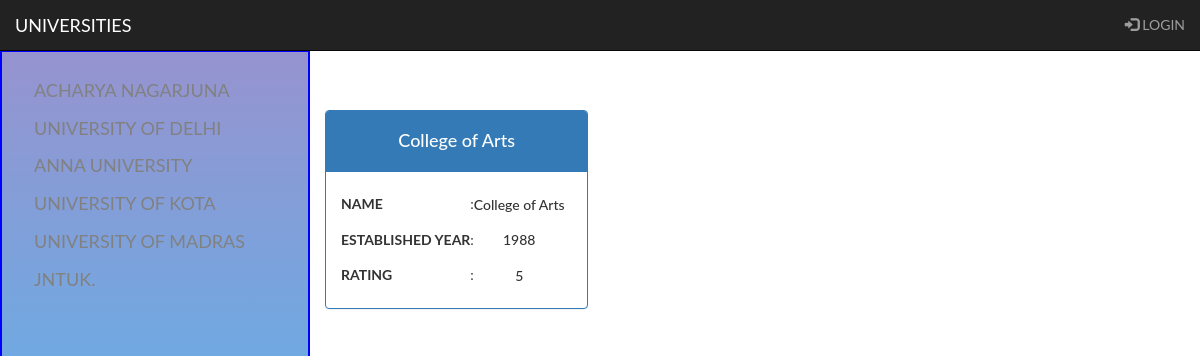
Page /University/3/AllUniversities on the committed database.
### Data_Setup.py (models this page shows, shortened)
class UniversityName(Base):
    __tablename__ = 'universityname'
    id = Column(Integer, primary_key=True)
    name = Column(String(250), nullable=False)
    user_id = Column(Integer, ForeignKey('user.id'))
    user = relationship(User, backref="universityname")

class CollegeName(Base):
    __tablename__ = 'collegename'
    id = Column(Integer, primary_key=True)
    name = Column(String(350), nullable=False)
    establishedyear = Column(String(150))
    rating=Column(String(150))
    universitynameid = Column(Integer, ForeignKey('universityname.id'))
    universityname = relationship(
        UniversityName, backref=backref('collegename', cascade='all, delete'))
    user_id = Column(Integer, ForeignKey('user.id'))
    user = relationship(User, backref="collegename")

### main.py (the view)
@app.route('/University/<int:ishid>/AllUniversities')
def showColleges(ishid):
    ish_zab = session.query(UniversityName).all()
    ishs = session.query(UniversityName).filter_by(id=ishid).one()
    ishes = session.query(CollegeName).filter_by(universitynameid=ishid).all()
    try:
        if login_session['username']:
            return render_template('showColleges.html', ish_zab=ish_zab,
                                   ishs=ishs, ishes=ishes,
                                   uname=login_session['username'])
    except:
        return render_template('showColleges.html',
                               ish_zab=ish_zab, ishs=ishs, ishes=ishes)

### templates/showColleges.html (shortened to what this page needs)
{% include 'nav.html' %}
<div class="main">
{% block content %}
<div class="row" style="margin: 10px;">
{% for ishe in ishes %}
	<div class="col-sm-4 text-center">
		<div class="panel panel-primary">
			<div class="panel-heading">
				<h4>{{ ishe.name }}</h4>
			</div>
			<div class="panel-body text-center">
				<table>
					<tr><th>NAME</th><td>:</td><td><h5>{{ ishe.name}}</h5></td></tr>
					<tr><th>ESTABLISHED YEAR</th><td>:</td><td><h5>{{ ishe.establishedyear }}</h5></td></tr>
					<tr><th>RATING</th><td>:</td><td><h5>{{ ishe.rating }}</h5></td></tr>
				</table>
			</div>
		</div>
	</div>
{% endfor %}
</div>
{% endblock content %}
</div>

### templates/nav.html (shortened to what this page needs)
<!DOCTYPE html>
<html lang="en">
<head>
  <link rel="stylesheet" href="https://maxcdn.bootstrapcdn.com/bootstrap/3.3.7/css/bootstrap.min.css">
</head>
<body>
<nav class="navbar navbar-inverse  navbar-fixed-top">
  <div class="container-fluid">
    <div class="navbar-header">
      <a class="navbar-brand" href="{{ url_for('home') }}">UNIVERSITIES</a>
    </div>
    <ul class="nav navbar-nav navbar-right">
      {% if 'username' in session %}
            <li><button class="btn btn-warning mr-sm-2" style="margin-top: 5px;"><a href="{{ url_for('addUniversity')}}">ADD UNIVERSITY</a></button></li>
            <li style="margin: 10px;"><p class="text-primary mr-sm-2">{{ session.username }}</p></li>
            <li><a href="{{ url_for('logout')}}"><span class="glyphicon glyphicon-log-in"></span> LOGOUT</a></li>
      {% else %}
            <li><a href="{{ url_for('showLogin')}}"><span class="glyphicon glyphicon-log-in"></span> LOGIN</a></li>
      {% endif %}
    </ul>
  </div>
</nav>
<div class="sidenav">
  <table>
      {% for ish in ish_zab %}
      <tr>
          <td><a href="{{ url_for('showColleges',ishid=ish.id)}}">{{ish.name}}</a></td>
        </tr>
      {% endfor %}
  </table>
</div>
</body>
</html>

### templates/nav.html (style rules this page uses)
body { font-family: "Lato", sans-serif; }
.sidenav { height: 100%; width: 310px; position: fixed; z-index: 1; top: 50px; left: 0; background: linear-gradient(to top, #33ccff 0%, #9693CF 100%); overflow-x: hidden; padding-top: 20px; border:2px solid blue; }
.sidenav a { padding: 6px 6px 6px 32px; text-decoration: none; font-size: 18px; color: #818181; display: block; }
.main { margin-left: 300px; }

### rows in the picture
UniversityName: name "ACHARYA NAGARJUNA"
UniversityName: name "UNIVERSITY OF DELHI"
UniversityName: name "ANNA UNIVERSITY"
UniversityName: name "UNIVERSITY OF KOTA"
UniversityName: name "UNIVERSITY OF MADRAS"
UniversityName: name "JNTUK."
CollegeName: name "College of Arts", establishedyear "1988", rating "5"
